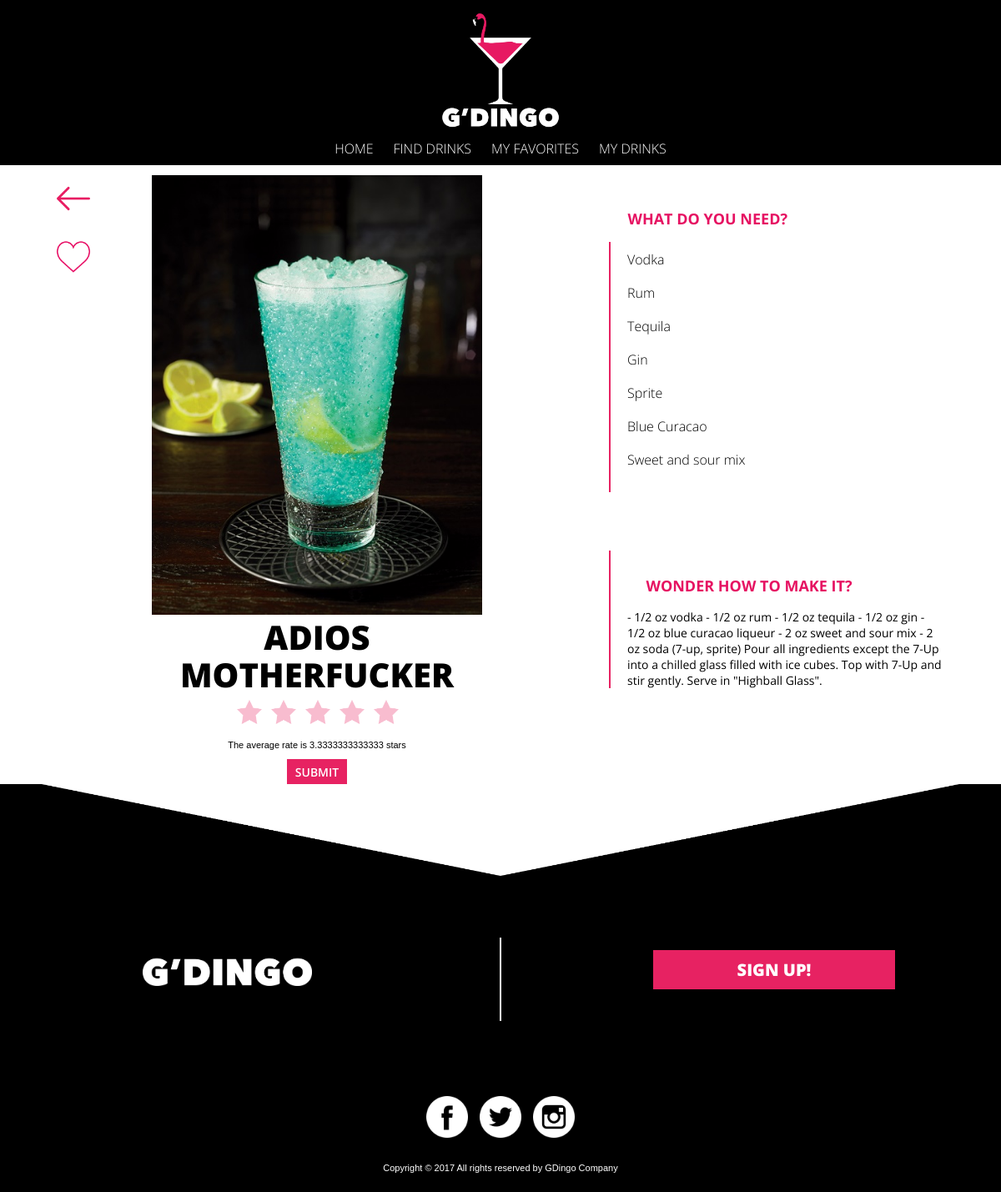
Page /drinkbase.php?DrinkId=3 on the committed database.
### tables this page shows
CREATE TABLE `Drinks` (
  `DrinkId` int(11) NOT NULL,
  `DrinkName` varchar(255) NOT NULL,
  `DrinkAuthor` varchar(255) NOT NULL,
  `DrinkPicture` varchar(255) NOT NULL,
  `DrinkReceipt` text NOT NULL
);

### drinkbase.php (the view, shortened to what this page needs)
<?php include 'Includes/config.php';?>
<?php
	$DrinkId = trim($_GET['DrinkId']);
	$Current = json_encode($currentUser);
	@ $db = new mysqli($dbserver, $dbuser, $dbpass, $dbname);
	$query = " SELECT Drinks.DrinkId, Drinks.DrinkName, Drinks.DrinkAuthor, Drinks.DrinkPicture, Drinks.DrinkReceipt, Ingredients.IngId, Ingredients.NameIng FROM Drinks
		JOIN DrinksIng ON Drinks.DrinkId = DrinksIng.DrinkId
		JOIN Ingredients ON Ingredients.IngId = DrinksIng.IngId
		WHERE Drinks.DrinkId=$DrinkId";
	$stmt = $db->prepare($query);
	$stmt->bind_result($DrinkId, $DrinkName, $DrinkAuthor, $DrinkPicture, $DrinkReceipt, $IngId, $NameIng);
	$stmt->execute();
	$alling=array();
	while ($stmt->fetch()) {
		array_push($alling,$NameIng);
	};
?>
<!Doctype html>
<html>
	<head>
	</head>
	<body>
	<div id="pageContainer">
	<?php include 'header.php';?>
		<div class='container'>
			<div id="white">
				<div class="drinkside">
					<div class='side'>
			    		<?php
			    			echo "<img class='drinkimage' src=Images/DrinkPictures/$DrinkPicture>";
			    		?>
		    		</div>
		    		<div class="heart">
						<?php
							$query = ("SELECT * FROM Favo WHERE DrinkId = $DrinkId AND username = $Current");
							$stmt = $db->prepare($query);
	    					$stmt->bind_result($DrinkId2, $username);
							if($DrinkId2 == $DrinkId){
								echo '<a href="RemoveFav.php?DrinkId=' . urlencode($DrinkId) . '"><img class="knapp" src="Images/like2.png"></a>';
							}
							else {
								echo '<a href="AddFav.php?DrinkId=' . urlencode($DrinkId) . '"><img class="knapp" src="Images/like.png"></a>';
							}
						?>
					</div>
					<div  class="back">
						<a href="#" onClick="history.go(-1);return true;"><img class="knapp" src="Images/left-arrow.png"></a>
					</div>
					<h3><?php echo $DrinkName; ?></h3>
	<form name="form" action="" method="post">
  		<input type="checkbox" name="subject1" value="1" class="checkbox">
  		<input type="checkbox" name="subject2" value="2">
  		<input type="checkbox" name="subject3" value="3">
  		<input type="checkbox" name="subject4" value="4">
  		<input type="checkbox" name="subject5" value="5"><br>
  						<?php
						$query = "SELECT Rate FROM Rating WHERE DrinkId = $DrinkId";
						$stmt = $db->prepare($query);
							$stmt->bind_result($number);
							$stmt->execute();
							$numbers=array();
							while ($stmt->fetch()) {
								array_push($numbers,$number);
							};
							$average = array_sum($numbers) / count($numbers);
							echo '<p>The average rate is ' . $average . ' stars</p>';
						?>
					<input type="submit" name="check" class="checksubmit" value="Submit">
					</form>
				</div>
				<div class='maincontent'>
					<div class='ingrblack'>
						<h4>What do you need? </h4>
						<ul><?php foreach($alling as $value){
			    			echo "<li>" . $value . "</li><br>";} ?>
			    		</ul>
			    	</div>
			    	<div class='receipt'>
				    	<h4>Wonder how to make it? </h4>
			    		<?php echo "<p>" . $DrinkReceipt. "<p>"; ?>
			    	</div>
	    		</div>
			</div>
		</div>
	</div>
	<?php include 'footer.php';?>
	</body>
</html>

### header.php (style rules this page uses)
body { margin:0; }
p { font-family: 'open-sans', helvetica; font-size: 11px; }
@media (min-width: 600px) { body { margin: 0 auto; } }

### footer.php (style rules this page uses)
body { margin: 0 auto; }

### drinkbase.php (style rules this page uses)
body { margin: 0 auto; background-color: #000; }
#pageContainer { background-color: #000; margin: 0 auto; width: 100%; }
.container { padding-top:150px; margin: 0 auto; text-align: center; background-color: #fff; width: 100%; }
.drinkside { position: relative; float:left; width:100%; text-align: center; margin-bottom: 20px; background-color: #fff; }
#white { width:100%; background-color: #fff; overflow: hidden; max-width: 1100px; display: block; margin: 0 auto; }
h3 { font-family: 'open sans',helvetica; font-weight: 800; text-transform: uppercase; font-size: 40px; color:black; margin:0 auto; line-height: 45px; margin-bottom: 5px; text-align: center; width: 60%; }
h4 { padding-top:20px; font-family: 'open sans',helvetica; text-transform: uppercase; font-size: 18px; color:black; margin:0; line-height: 45px; margin-bottom: 5px; color:#E61262; text-align:center; }
.ingrblack { background-color:black; color:white; padding-top: 0px; }
.receipt { margin: 0; }
.receipt p { margin:20px; margin-top:5px; font-family: 'open sans',helvetica; font-size: 14px; }
.maincontent { float:right; width:100%; margin-left:20px; box-sizing: border-box; background-color: #fff; }
.side { margin-top:15px; }
.drinkimage { width:60%; }
li { font-family: 'open sans',helvetica; font-weight: 300; list-style: none; padding:0; }
ul { text-decoration: none; margin:0; text-align:center; padding:0; }
.heart { background: white; width: 20px; height: 20px; border-radius: 20px; padding:8px; position:absolute; right:40px; top:0px; }
.back { width: 20px; height: 20px; border-radius: 20px; padding:8px; position:absolute; left:20px; top:0px; }
.knapp { width: 40px; }
@media (min-width: 600px) { .heart, .back, .side { margin-top: 60px; } }
@media (min-width: 600px) { .drinkside { float:left; width:60%; text-align: center; margin-bottom: 20px; display: inline; margin: 0 auto; } }
@media (min-width: 600px) { .maincontent { float:left; width:40%; display: inline; margin: 0 auto; text-align: left; } }
@media (min-width: 600px) { h4 { text-align: left; margin-left: 42.5px; } }
@media (min-width: 600px) { .ingrblack ul { border-left: 2.5px solid #e72262; text-align:left; margin-left: 20px; padding: 10px 20px; } }
@media (min-width: 600px) { .ingrblack { background-color:white; color: #000; text-align: left; margin-top:70px; } }
@media (min-width: 600px) { .heart { left:10px; top:70px; } }
@media (min-width: 600px) { .back { left:10px; } }
@media (min-width: 600px) { .receipt { border-left: 2.5px solid #e72262; text-align:left; margin: 70px 0 0 20px; padding: -10px 20px; } }
input.checksubmit { height: 30px; background: #e72262; color:#fff; padding:5px 10px 5px 10px; text-transform: uppercase; font-family: 'open sans', helvetica; font-size: 14px; font-weight: 600; -webkit-appearance:none; -moz-appearance:none; -ms-appearance:none; box-shadow: none; border:none; display: block; margin: auto; margin-top: 10px; }
input[type="checkbox"] { background-image: url("images/star.png"); background-size: 30px; background-repeat: no-repeat; -webkit-appearance:none; -moz-appearance:none; -ms-appearance:none; width:30px; height: 30px; opacity: 0.3; }

### rows in the picture
drinks: DrinkPicture (picture), DrinkName "ADIOS MOTHERFUCKER", DrinkReceipt "- 1/2 oz vodka - 1/2 oz rum - 1/2 oz tequila - 1/2 oz gin - 1/2 oz blue curacao liqueur - 2 oz sweet and sour mix - 2 oz soda (7-up, sprite) Pour all ingredients except the 7-Up into a chilled glass filled with ice cubes. Top with 7-Up and stir gently. Serve in \"Highball Glass\"."

### other values in the picture
$average "3.3333333333333"
$value "Vodka"
$value "Rum"
$value "Tequila"
$value "Gin"
$value "Sprite"
$value "Blue Curacao"
$value "Sweet and sour mix"
